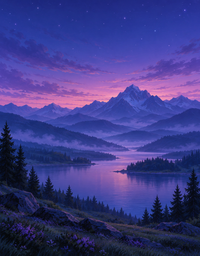
#> input picture projects/stack_tower/assets/backdrop_200x256.png, 200 x 256 px
$ python gen_gfx.py
#> lines starting #> are read from the running program, lines starting #| are printed output that depends on the picture
### sdk/tools/nextpic.py
#!/usr/bin/env python3

"""Pictures for the Spectrum Next: Layer 2 screens and sprite patterns.

As a library (import nextpic) or a command:

  nextpic.py l2 pic.png --mode 320 --bank 30 --out gfx/title
      a 320 x 256 (or --mode 256: 256 x 192) indexed or RGB PNG ->
      gfx/title_<k>.bin (16K banks), gfx/title.asm (BANK_n sections that put
      them into the .nex: assemble it with the program, then NextReg 0x12 =
      bank shows it, see nextgfx.h l2w_init), gfx/title_pal.c (the palette,
      9-bit RGB333, `const uint16_t <name>_pal[256]`)
  nextpic.py sprites sheet.png --out gfx/spr [--quad]
      a sheet of 16 x 16 cells (or 32 x 32 with --quad: four patterns each,
      TL TR BL BR for spr_show_quad) -> gfx/spr.bin; transparent: index 0xE3
      or alpha 0

RGB pictures are reduced to the Next's 9-bit colours (at most 256 of them).

Helpers for programs that make their pictures in Python (import nextpic):

  quantize(colours, n)      median cut of an (N, 3) RGB array to at most n
                            colours, snapped to RGB333 steps
  nearest(rgb, pal)         index of the nearest palette colour per pixel
  rle_columns(idx, opaque)  column RLE for l2rle.h's l2w_blit_rle (no header)
  piece(idx, opaque)        the same with its w, h header
  group_patterns(idx)       any size of image as 16 x 16 patterns, pattern
                            after pattern, for nextspr.h's sprite groups:
                            returns (bytes, cols, rows)
"""
import argparse
import os
import sys

from PIL import Image

TRANSPARENT = 0xE3


def rgb9(c12):
    """12-bit Amiga RGB (0xRGB) -> the Next's 9-bit RGB333"""
    r, g, b = (c12 >> 8) & 15, (c12 >> 4) & 15, c12 & 15
    return (r >> 1) << 6 | (g >> 1) << 3 | (b >> 1)


def rgb9_from_rgb(r, g, b):
    return (r * 7 + 127) // 255 << 6 | (g * 7 + 127) // 255 << 3 | (b * 7 + 127) // 255


def rgb_from_rgb9(c):
    return tuple(((c >> s) & 7) * 255 // 7 for s in (6, 3, 0))


def avoid_transparent(pal):
    """Layer 2 hides pixels whose colour's top 8 bits are 0xE3: nudge such entries"""
    return [c ^ 2 if (c >> 1) == TRANSPARENT else c for c in pal]


# [69 lines left out: functions indexed, l2_bytes, write_banks, write_palette_c, patterns, not called in this run]


def quad_patterns(pix32):
    """a 32 x 32 list of indices -> four 16 x 16 patterns: TL TR BL BR"""
    return [[pix32[(qy + y) * 32 + qx + x] for y in range(16) for x in range(16)] for qy in (0, 16) for qx in (0, 16)]


# ---- for programs that make their pictures in Python

def to333(rgb):
    """8-bit RGB -> RGB333 components (0..7)"""
    import numpy as np
    return np.clip((np.asarray(rgb).astype(np.int32) * 7 + 127) // 255, 0, 7)


def from333(c):
    import numpy as np
    return (np.asarray(c) * 255 + 3) // 7


def quantize(colours, n):
    import numpy as np
    colours = np.asarray(colours, np.uint8).reshape(-1, 3)
    if len(colours) == 0:
        return np.zeros((1, 3), np.int32)
    side = int(np.ceil(np.sqrt(len(colours))))
    pad = np.zeros((side * side, 3), np.uint8)
    pad[:len(colours)] = colours
    pad[len(colours):] = colours[0]
    q = Image.fromarray(pad.reshape(side, side, 3), "RGB").quantize(colors=n, method=Image.Quantize.MEDIANCUT)
    pal = np.array(q.getpalette()[:3 * n], np.int32).reshape(-1, 3)
    return np.unique(from333(to333(pal)), axis=0)


def nearest(rgb, pal):
    import numpy as np
    rgb = np.asarray(rgb)
    flat = rgb.reshape(-1, 3).astype(np.int32)
    pal = np.asarray(pal, np.int32)
    out = np.empty(len(flat), np.int32)
    w = np.array([3, 4, 2])
    for i in range(0, len(flat), 4096):
        d = (((flat[i:i + 4096, None, :] - pal[None, :, :]) ** 2) * w).sum(-1)
        out[i:i + 4096] = d.argmin(1)
    return out.reshape(rgb.shape[:-1])


# [66 lines left out: functions rle_columns, piece, group_patterns, main, not called in this run]


# [2 lines that do not run on import are left out]

### projects/stack_tower/tools/geom.py
"""Stack Tower's tower as the original's render.c builds it, on the host.

The camera, projection and faces are amiga3d's (a3d_math.c cam_xform /
cam_project) and render.c's (tower_pt, face, brick, the core, the grid, the
red line), with the original's numbers; face() keeps the original's
back-face test. gen_gfx.py draws these polygons into the pictures the Next
copies and blits. raster() fills a convex polygon at pixel centres, so
polygons that share an edge tile without gaps or overlaps.
"""
import math

import numpy as np

TOWER_R, BRICK, ROW_H = 140, 22, 26
ST_ROWS, ST_TOTAL, ST_COLS = 20, 24, 16
CAM_Y, CAM_Z, PITCH, FOV, CX, CY = 300, -640, 900, 200, 100, 120
VIEW_W, VIEW_H = 200, 256
SP, CP = math.sin(PITCH * 2 * math.pi / 65536), math.cos(PITCH * 2 * math.pi / 65536)

SHADE, LIT = 1, 2                      # brick image codes (0: transparent)


def cam(colf, r, y):
    """render.c tower_pt: column position colf (8.8, 0 = the column facing
    you), radius r, height y -> camera space"""
    a = colf * 16 * 2 * math.pi / 65536
    dx, dy, dz = math.sin(a) * r, y - CAM_Y, -math.cos(a) * r - CAM_Z
    return (dx, dy * CP + dz * SP, dz * CP - dy * SP)


def proj(p):
    return (CX + p[0] * FOV / p[2], CY - p[1] * FOV / p[2])


def faces_toward(a, b, c):
    ux, uy, uz = (b[i] - a[i] for i in range(3))
    vx, vy, vz = (c[i] - a[i] for i in range(3))
    nx, ny, nz = uy * vz - uz * vy, uz * vx - ux * vz, ux * vy - uy * vx
    return nx * a[0] + ny * a[1] + nz * a[2] < 0


def face(out, a, b, c, d, code):
    """render.c face(): a quad, only if it faces the camera"""
    if faces_toward(a, b, c):
        out.append(([proj(a), proj(b), proj(c), proj(d)], code))


# [29 lines left out: functions brick, guide_cell, not called in this run]


def grid_quads(colf, edges, rows):
    """grid lines (render.c): column edges +-6 wide, row edges +-1 high, at TOWER_R - 1"""
    r, f = TOWER_R - 1, []
    for ce in edges:
        face(f, cam(ce - 6, r, 0), cam(ce - 6, r, ST_ROWS * ROW_H), cam(ce + 6, r, ST_ROWS * ROW_H),
             cam(ce + 6, r, 0), 0)
    for rr in rows:
        if rr > ST_ROWS:
            continue
        a, b = cam(colf - 128, r, rr * ROW_H - 1), cam(colf + 128, r, rr * ROW_H - 1)
        c, d = cam(colf + 128, r, rr * ROW_H + 1), cam(colf - 128, r, rr * ROW_H + 1)
        face(f, a, d, c, b, 0)
    return f


def core_faces(frac):
    """the core, its grid and the red line for a view whose fraction of a
    column is frac (0..255): (polygon, pen) in drawing order"""
    R = TOWER_R
    out = []
    for k in range(16):
        c0 = (k << 8) - 128 - frac
        face(out, cam(c0, R - 3, -20), cam(c0, R - 3, ST_ROWS * ROW_H + 30),
             cam(c0 + 256, R - 3, ST_ROWS * ROW_H + 30), cam(c0 + 256, R - 3, -20), "core")
    for k in range(-5, 7):
        ce = (k << 8) - 128 - frac
        for poly, _ in grid_quads(0, [ce], []):
            out.append((poly, "grid"))
    for row in range(ST_ROWS + 1):
        for k in range(-5, 6):
            c0 = (k << 8) - 128 - frac
            for poly, _ in grid_quads(c0 + 128, [], [row]):
                out.append((poly, "grid"))
    for k in range(-8, 8):
        c0 = k * 256 - frac
        face(out, cam(c0, R + 2, ST_ROWS * ROW_H - 2), cam(c0, R + 2, ST_ROWS * ROW_H + 2),
             cam(c0 + 256, R + 2, ST_ROWS * ROW_H + 2), cam(c0 + 256, R + 2, ST_ROWS * ROW_H - 2), "line")
    return out


# [25 lines left out: functions raster, render, not called in this run]

### projects/stack_tower/tools/gen_gfx.py
#!/usr/bin/env python3
"""Stack Tower's pictures for the Spectrum Next, drawn on the host with the
original's own geometry (tools/geom.py: render.c's camera, tower and faces).

The Next shows the tower at the original's 320 x 256 (Layer 2's 320 mode,
the 3D view in columns 0..199, the panel at 200..319). The view turns in
steps of an eighth of a column (port: the original turns smoothly), so
everything that depends on the view is drawn here for those steps:

  base pictures   for each of the 8 steps within a column: the painted
                  backdrop, the core with its grid and the red line, columns
                  32..159 (four 8K pages; the tower never leaves them). The
                  game copies one into the back buffer by DMA each frame.
  brick images    a block at each of the 41 positions from the front to 5
                  columns round (the left half is the right half mirrored)
                  and each of the 24 rows, as l2wrun images (pen offsets:
                  lit 0, shaded 1), in three sets: board blocks, the falling piece (which
                  stands out further), the ghost

The core's 16 panels each have their own pen (all the core's colour): the
drop guide is the copper changing those of the piece's columns between the
guide's first and last lines (tower.c).

Outputs (checked in):
  gfx/scr_<k>.bin     the first screen (backdrop, core, panel), banks 16..20
  gfx/base_<k>.bin    the base pictures, banks BASE_BANK..
  gfx/brk_<k>.bin     the brick images, banks BRICK_BANK..
  gfx/title_<k>.bin   the title painting (its own palette), banks TITLE_BANK..
  gfx/pal_0.bin       the palettes, bank PAL_BANK
  src/gfx_data.asm    the BANK_n sections
  src/gfx_data.c, .h  palettes, where each brick block is

    python3 tools/gen_gfx.py
"""
import math
import os
import sys

import numpy as np
from PIL import Image

HERE = os.path.dirname(os.path.abspath(__file__))
ROOT = os.path.dirname(HERE)
sys.path.insert(0, os.path.join(ROOT, "..", "..", "sdk", "tools"))
sys.path.insert(0, HERE)
from nextpic import avoid_transparent, from333, nearest, quantize, rgb9, to333  # noqa: E402
from runimg import encode  # noqa: E402
import geom  # noqa: E402

BRICK_WINDOW = 0x0000           # the brick pages are mapped into MMU slot 0 to draw
STEPS = 8                       # view steps a column
NANG = 5 * STEPS + 1            # brick positions 0 .. 5 columns round
SCR_BANK, BACK_BANK = 16, 21    # the two Layer 2 screens
BASE_BANK = 26                  # 8 x 4 pages
BASE_X0 = 32                    # base pictures: columns 32..159
CACHE_BANK = BASE_BANK + 16     # 2 banks, filled by the game (tower.c)
PAL_BANK = CACHE_BANK + 2       # the palettes and the guide's rows
MUSIC_BANK = PAL_BANK + 1       # tools/make_music.py's
BRICK_BANK = MUSIC_BANK + 1

# render.c's palette (12-bit Amiga RGB): pens 0..31
STACK_PAL = [0x000, 0xFFF, 0x223, 0x99A, 0x113, 0x334, 0x557, 0xE22,
             0xE44, 0x922, 0xF92, 0xA51, 0xFE4, 0xA92, 0x5D4, 0x283,
             0x4CE, 0x278, 0x46E, 0x239, 0xB5E, 0x628, 0xE6A, 0x935,
             0x888, 0x555, 0x446, 0xFE2, 0x2EF, 0x3F5, 0xF82, 0x111]
PEN_PANEL, PEN_CORE, PEN_GUIDE, PEN_LINE = 2, 5, 6, 7
PEN_SLOT = 32                   # the core's 16 panels each have a pen (the copper's drop guide)
PEN_GHOST = 48                  # per piece: the core's colour, then the piece's lit colour
FIRST_BACKDROP_PEN = 64

SETS = [("board", lambda rel, row: geom.brick(rel, row, geom.BRICK)),
        ("piece", lambda rel, row: geom.brick(rel, row, geom.BRICK + 6)),
        ("ghost", lambda rel, row: geom.brick(rel, row, 6))]


def c12_rgb(c):
    return ((c >> 8 & 15) * 17, (c >> 4 & 15) * 17, (c & 15) * 17)


def picture_palette(rgb, n, first):
    """quantize an RGB picture to n colours: (indices + first, 9-bit palette entries)"""
    flat = rgb.reshape(-1, 3)
    pal = quantize(flat, n)
    idx = nearest(rgb, pal)
    return idx + first, [int(c[0]) << 6 | int(c[1]) << 3 | int(c[2]) for c in to333(pal)]


def backdrop():
    im = np.asarray(Image.open(os.path.join(ROOT, "assets", "backdrop_200x256.png")).convert("RGB"))
    idx, pal = picture_palette(im, 256 - FIRST_BACKDROP_PEN, FIRST_BACKDROP_PEN)
    return idx.astype(np.uint8), pal


def draw_core(view, frac):
    pens = {"grid": PEN_PANEL, "line": PEN_LINE}
    for poly, kind in geom.core_faces(frac):
        geom.raster(view, poly, PEN_SLOT + kind[1] if isinstance(kind, tuple) else pens[kind])


def column_major(img):
    """rows x columns -> Layer 2 320 mode bytes (x * 256 + y)"""
    return np.ascontiguousarray(img.T).tobytes()


# [46 lines left out: functions bank_asm, pack_bricks, not called in this run]


def main():
    os.makedirs(os.path.join(ROOT, "gfx"), exist_ok=True)
    bd, bd_pal = backdrop()
#> in backdrop, im is the input picture: shape (256, 200, 3); mean R, G, B 61.8, 59.4, 133.4
#> in quantize, `side = int(np.ceil(np.sqrt(len(colours))))`: side = 227
#> in quantize, `q = Image.fromarray(pad.reshape(side, side, 3), "RGB").quantize(colors..`:
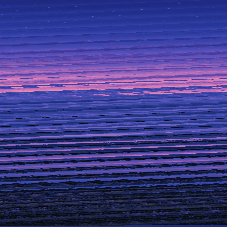
#> q: PIL image 227x227 P; mean R, G, B 61.3, 59.2, 133.5
#> in quantize, `pal = np.array(q.getpalette()[:3 * n], np.int32).reshape(-1, 3)`: pal = 192 rows, first 8: [233, 140, 182], [223, 128, 179], [213, 124, 184], [195, 122, 188], [206, 117, 180], [198, 116, 185], [183, 114, 187], [191, 109, 181]
#> in picture_palette, `pal = quantize(flat, n)`: pal = 22 rows, first 8: [0, 0, 0], [0, 0, 36], [0, 36, 36], [0, 36, 73], [36, 36, 36], [36, 36, 73], [36, 36, 109], [36, 36, 146]
#> the loop in nearest, `for i in range(0, len(flat), 4096):` made 13 passes
#> i on passes 2 to 13: 4096, 8192, 12288, 16384, 20480, 24576, 28672, 32768, 36864, 40960, 45056, 49152
#> in nearest, `return out.reshape(rgb.shape[:-1])`:
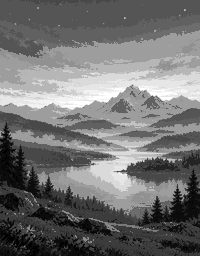
#> returned value: shape (256, 200) int32; min 0, max 21, mean 9.4; drawn with min black and max white
#> in backdrop, `idx, pal = picture_palette(im, 256 - FIRST_BACKDROP_PEN, FIRST_BACKDRO..`: pal = [0, 1, 9, 10, 73, 74, 75, 76, 84, 85, 138, 139, 148, 149, 157, 213, 221, 277, 285, 349, 413, 421]
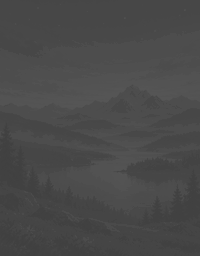
#> bd: shape (256, 200); min 64, max 85, mean 73.4
#> bd_pal has the same summary as pal in backdrop
    ghost = []
    for v in range(8):
        ghost += [rgb9(STACK_PAL[PEN_CORE]), rgb9(STACK_PAL[8 + 2 * v])]
    pal = [rgb9(c) for c in STACK_PAL] + [rgb9(STACK_PAL[PEN_CORE])] * 16 + ghost + bd_pal
#> pal = 86 values, max 511 at index 1, min 0 at index 0, mean 184
    pal += [0] * (256 - len(pal))
#> pal = 256 values, max 511 at index 1, min 0 at index 0, mean 61.81
    pal = avoid_transparent(pal)

    asm = ["; generated by tools/gen_gfx.py - do not edit: Stack Tower's pictures,",
           "; straight into Next memory banks by the .nex", ""]

    # the first screen: the backdrop and the view at step 0, the panel
    scr = np.full((256, 320), PEN_PANEL, np.uint8)
    view = bd.copy()
    draw_core(view, 0)
    scr[:, :200] = view
    asm += bank_asm("scr", column_major(scr), SCR_BANK)

    # the base pictures
    base = bytearray()
    for step in range(STEPS):
        view = bd.copy()
        draw_core(view, step * 256 // STEPS)
        for x in (0, 199):
            assert not (view[:, x] != bd[:, x]).any(), "the core reaches the view's edge"
        base += column_major(view[:, BASE_X0:BASE_X0 + 128])
    asm += bank_asm("base", bytes(base), BASE_BANK)

    # the bricks, checked to stay in the base pictures' columns
    for _, fn in SETS:
        for a in (0, NANG - 1):
            for row in range(geom.ST_TOTAL):
                cols = np.nonzero(geom.render(fn(a * 256 // STEPS, row)).any(axis=0))[0]
                if len(cols):
                    assert cols.min() >= BASE_X0 and cols.max() < BASE_X0 + 128, (a, row, cols)
    pages, where, stats = pack_bricks()
    asm += bank_asm("brk", b"".join(pages), BRICK_BANK)
    title_bank = BRICK_BANK + len(pages) // 2
    assert title_bank + 5 <= 112, "more than a 2 MB Next has"

    # the title painting, its own palette
    tim = np.asarray(Image.open(os.path.join(ROOT, "assets", "title_320x256.png")).convert("RGB"))
    tidx, tpal = picture_palette(tim, 255, 1)
    tpal = avoid_transparent([0] + tpal + [0] * (255 - len(tpal)))
    asm += bank_asm("title", column_major(tidx.astype(np.uint8)), title_bank)
    # the palettes, in a bank of their own (main memory is full), then the
    # drop guide's rows: for each position round the tower (0..40 eighths)
    # and each edge between rows (0..24), the first pixel row below the edge
    # on the core, in the column's middle
    pal_bytes = b"".join(int(c).to_bytes(2, "little") for c in pal + tpal)
    for a in range(NANG):
        for row in range(geom.ST_TOTAL + 1):
            y = math.ceil(geom.core_edge_y(a * 256 // STEPS, row) - 0.5)
            pal_bytes += bytes([min(255, max(0, y))])
    asm += bank_asm("pal", pal_bytes + bytes(16384 - len(pal_bytes)), PAL_BANK)
    open(os.path.join(ROOT, "src", "gfx_data.asm"), "w").write("\n".join(asm) + "\n")

    def arr(name, typ, vals, per=12):
        rows = [", ".join(str(v) for v in vals[i:i + per]) for i in range(0, len(vals), per)]
        return f"const {typ} {name}[{len(vals)}] = {{\n    " + ",\n    ".join(rows) + "\n};\n"

    c = ["/* generated by tools/gen_gfx.py - do not edit */", '#include "gfx_data.h"', ""]
    c.append(arr("brick_page", "uint8_t", [BRICK_BANK * 2 + p for p, _ in where], 16))
    c.append(arr("brick_addr", "uint16_t", [a for _, a in where], 8))
    open(os.path.join(ROOT, "src", "gfx_data.c"), "w").write("\n".join(c))
    h = f"""/* generated by tools/gen_gfx.py - do not edit */
#ifndef GFX_DATA_H
#define GFX_DATA_H
#include <stdint.h>

#define GFX_STEPS       {STEPS}       /* view steps a column */
#define GFX_NANG        {NANG}      /* brick positions: 0 .. 5 columns round */
#define GFX_SCR_BANK    {SCR_BANK}      /* the first screen (and Layer 2 buffer A) */
#define GFX_BACK_BANK   {BACK_BANK}      /* Layer 2 buffer B */
#define GFX_BASE_PAGE   {BASE_BANK * 2}      /* base picture of step s: 4 pages from GFX_BASE_PAGE + 4 s */
#define GFX_BASE_X0     {BASE_X0}      /* ... columns 32..159 */
#define GFX_TITLE_BANK  {title_bank}      /* the title painting, 5 banks */
#define GFX_VIEW_MIRROR 199     /* a brick on the left: the right one mirrored about 99.5 */

enum {{ SET_BOARD, SET_PIECE, SET_GHOST }};
/* the block of brick images of set s at position a: page p = brick_page[s * GFX_NANG + a]
   mapped at 0x0000 (MMU slot 0, over the ROM), at brick_addr[...]: 24 offsets (one a row)
   from the start of page p: row r's image is in page p + (offset >> 13) at offset & 0x1FFF */
extern const uint8_t brick_page[{len(where)}];
extern const uint16_t brick_addr[{len(where)}];
#define GFX_PAL_PAGE    {PAL_BANK * 2}     /* the game's palette (256 RGB333 words), then the title painting's */
#define GFX_GUIDE_Y     1024    /* in that page: the guide's rows, [41][25] (see gen_gfx.py) */
#define GFX_PEN_SLOT    {PEN_SLOT}      /* the core's panels: pen 32 + k for the column k to the right */
#define GFX_PEN_GHOST   {PEN_GHOST}      /* the ghost of piece type t: pens 48 + 2 t (core) and + 1 (its colour) */
#define GFX_CACHE_PAGE  {CACHE_BANK * 2}     /* 4 pages: the board as last drawn (tower.c) */
#define GFX_MUSIC_BANK  {MUSIC_BANK}      /* the song's rows (tools/make_music.py) */

#endif
"""
    open(os.path.join(ROOT, "src", "gfx_data.h"), "w").write(h)
    for name, size in stats:
        print(f"{name}: {size} bytes")
    print(f"brick pages {len(pages)}, title in banks {title_bank}..{title_bank + 4}")


if __name__ == "__main__":
#> (the run stopped early here; a loop or call above may not have finished)
